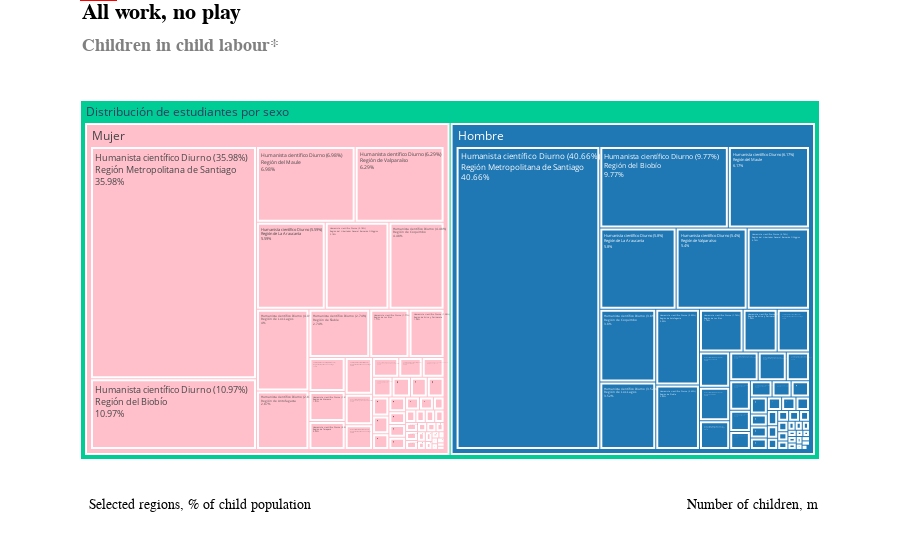

Notebook cell for this chart:
### Code cell
import pandas as pd
import plotly.express as px
import plotly.graph_objects as go

# Cargar los datos
def cargar_datos(file: str) -> pd.DataFrame:
    return pd.read_csv(file)

# Ruta del archivo CSV
file_path = 'C:/Users/BS/Documents/PAES2025_Admissions_Analysis/data/processed/cleaned_admissions_data_2025.csv'
data = cargar_datos(file_path)

data['sexo'] = data['sexo'].map({1: 'Hombre', 2: 'Mujer'})

# Definir el mapa de las ramas educacionales
rama_educacional_mapping = {
    'H1': 'Humanista científico Diurno',
    'H2': 'Humanista científico Nocturno',
    'H3': 'Humanista científico - validación de estudios',
    'H4': 'Humanista científico - Reconocimiento de estudios',
    'T1': 'Técnico profesional comercial',
    'T2': 'Técnico profesional Industrial',
    'T3': 'Técnico profesional Servicios y técnica',
    'T4': 'Técnico profesional agrícola',
    'T5': 'Técnico profesional Marítima'
}
data['rama_educacional'] = data['rama_educacional'].map(rama_educacional_mapping)

# Definir el mapa de las regiones
region_mapping = {
    15: 'Región de Arica y Parinacota',
    1: 'Región de Tarapacá',
    2: 'Región de Antofagasta',
    3: 'Región de Atacama',
    4: 'Región de Coquimbo',
    5: 'Región de Valparaíso',
    13: 'Región Metropolitana de Santiago',
    6: 'Región del Libertador General Bernardo O\'Higgins',
    7: 'Región del Maule',
    16: 'Región de Ñuble',
    8: 'Región del Biobío',
    9: 'Región de La Araucanía',
    14: 'Región de Los Ríos',
    10: 'Región de Los Lagos',
    11: 'Región de Aysén del General Carlos Ibáñez del Campo',
    12: 'Región de Magallanes y de la Antártica Chilena'
}
data['codigo_region'] = data['codigo_region'].map(region_mapping)

# Calcular la distribución
def calcular_distribucion(data: pd.DataFrame) -> pd.DataFrame:
    distribution = data.groupby(['sexo', 'rama_educacional', 'codigo_region']).size().reset_index(name='count')
    total_by_sex = distribution.groupby('sexo')['count'].transform('sum')
    distribution['percentage'] = round((distribution['count'] / total_by_sex) * 100, 2)
    distribution['label_with_percentage'] = (distribution['rama_educacional'] + ' (' 
                                             + distribution['percentage'].astype(str) + '%)<br>' 
                                             + distribution['codigo_region'])
    distribution['general_label'] = 'Distribución de estudiantes por sexo'
    return distribution

distribution = calcular_distribucion(data)

# Crear el treemap
def crear_treemap(distribution: pd.DataFrame) -> None:
    color_map = {
        'Hombre': '#1f77b4',  # Azul para hombres
        'Mujer': 'pink'       # Rosa para mujeres
    }
    fig = px.treemap(distribution, 
                     path=['general_label', 'sexo', 'label_with_percentage'], 
                     values='percentage', 
                     color='sexo', 
                     color_discrete_map=color_map,
                     title='',  # El título se manejará en las anotaciones
                     labels={'percentage': 'Porcentaje'},
                     hover_data={'count': True})
    
    # Ajustar el margen para hacer espacio para el texto superior
    fig.update_layout(
        margin=dict(t=100, b=100),  # Margen superior e inferior
        annotations=[
            # Título principal
            dict(
                x=0, y=1.28,  # Subir el título más arriba
                text="<b>All work, no play</b>",  # Texto del título en negrita
                showarrow=False,
                font=dict(size=22, color="black", family="Econ Sans Cnd"),
                xref="paper", yref="paper",
                xanchor="left", yanchor="top"
            ),
            # Subtítulo
            dict(
                x=0, y=1.18,  # Bajar el subtítulo más abajo
                text="<b>Children in child labour*</b>",  # Texto del subtítulo en negrita
                showarrow=False,
                font=dict(size=18, color="gray", family="Econ Sans Cnd"),
                xref="paper", yref="paper",
                xanchor="left", yanchor="top"
            ),
            # Fuente y anotaciones inferiores
            dict(
                x=0.01, y=-0.15,
                text='Selected regions, % of child population',  # Anotación inferior izquierda
                showarrow=False,
                font=dict(size=14, color="black", family="Econ Sans Cnd"),
                xref="paper", yref="paper",
                xanchor="left", yanchor="bottom"
            ),
            dict(
                x=1, y=-0.15,
                text="Number of children, m",  # Anotación inferior derecha
                showarrow=False,
                font=dict(size=14, color="black", family="Econ Sans Cnd"),
                xref="paper", yref="paper",
                xanchor="right", yanchor="bottom"
            )
        ],
        shapes=[
            # Línea horizontal en la parte superior
            dict(
                type="line",
                x0=0, y0=1.3, x1=1, y1=1.3,  # Subir la línea más arriba
                line=dict(color="red", width=3),
                xref="paper", yref="paper"
            ),
            # Rectángulo en la parte superior izquierda
            dict(
                type="rect",
                x0=0, y0=1.275, x1=0.05, y1=1.3,  # Subir el rectángulo más arriba
                line=dict(color="red", width=0),
                fillcolor="red",
                xref="paper", yref="paper"
            )
        ]
    )
    
    # Ajustar el tamaño mínimo de los rectángulos
    fig.update_traces(marker=dict(line=dict(width=2)),
                      textinfo='label+text+value',
                      textfont_size=12,
                      texttemplate='%{label}<br>%{value}%')
    
    fig.show()

# Crear el gráfico
crear_treemap(distribution)

### Figure 1 — Plotly figure (JSON) as saved in the notebook; plotly's stock layout.template omitted (floating-point values rounded to 4 significant figures; data arrays with more than 128 entries replaced by an {"elided": "..."} marker saying what was removed)
{"data": [{"branchvalues": "total", "customdata": {"elided": "114x2 mixed values"}, "domain": {"x": [0, 1], "y": [0, 1]}, "hovertemplate": "labels=%{label}<br>Porcentaje=%{value}<br>parent=%{parent}<br>id=%{id}<br>count=%{customdata[0]}<br>sexo=%{customdata[1]}<extra></extra>", "ids": ["Distribución de estudiantes por sexo/Mujer/Humanista científico Diurno (0.48%)<br>Región de Aysén del General Carlos Ibáñez del Campo", "Distribución de estudiantes por sexo/Mujer/Humanista científico Diurno (6.98%)<br>Región del Maule", "Distribución de estudiantes por sexo/Hombre/Humanista científico Diurno (9.77%)<br>Región del Biobío", "Distribución de estudiantes por sexo/Mujer/Humanista científico Nocturno (0.02%)<br>Región del Libertador General Bernardo O'Higgins", "Distribución de estudiantes por sexo/Mujer/Humanista científico Nocturno (0.03%)<br>Región de Coquimbo", "Distribución de estudiantes por sexo/Hombre/Humanista científico Nocturno (0.05%)<br>Región de Coquimbo", "Distribución de estudiantes por sexo/Mujer/Humanista científico Nocturno (0.06%)<br>Región de Los Lagos", "Distribución de estudiantes por sexo/Hombre/Humanista científico Nocturno (0.08%)<br>Región del Libertador General Bernardo O'Higgins", "Distribución de estudiantes por sexo/Hombre/Humanista científico Nocturno (0.1%)<br>Región de La Araucanía", "Distribución de estudiantes por sexo/Hombre/Humanista científico Nocturno (0.1%)<br>Región de Los Lagos", "Distribución de estudiantes por sexo/Mujer/Humanista científico Nocturno (0.1%)<br>Región del Biobío", "Distribución de estudiantes por sexo/Hombre/Humanista científico Nocturno (0.12%)<br>Región del Biobío", "Distribución de estudiantes por sexo/Mujer/Humanista científico Diurno (6.29%)<br>Región de Valparaíso", "Distribución de estudiantes por sexo/Mujer/Humanista científico Nocturno (0.63%)<br>Región Metropolitana de Santiago", "Distribución de estudiantes por sexo/Mujer/Técnico profesional Industrial (0.03%)<br>Región de La Araucanía", "Distribución de estudiantes por sexo/Mujer/Técnico profesional Industrial (0.04%)<br>Región de Los Lagos", "Distribución de estudiantes por sexo/Mujer/Técnico profesional Industrial (0.05%)<br>Región de Coquimbo", "Distribución de estudiantes por sexo/Mujer/Técnico profesional Industrial (0.1%)<br>Región de Valparaíso", "Distribución de estudiantes por sexo/Mujer/Técnico profesional Industrial (0.1%)<br>Región del Biobío", "Distribución de estudiantes por sexo/Mujer/Técnico profesional Industrial (0.11%)<br>Región de Antofagasta", "Distribución de estudiantes por sexo/Mujer/Técnico profesional Industrial (0.11%)<br>Región de Atacama", "Distribución de estudiantes por sexo/Mujer/Técnico profesional Industrial (0.17%)<br>Región del Maule", "Distribución de estudiantes por sexo/Hombre/Técnico profesional Industrial (0.18%)<br>Región de La Araucanía", "Distribución de estudiantes por sexo/Hombre/Técnico profesional Industrial (0.18%)<br>Región de Los Lagos", "Distribución de estudiantes por sexo/Hombre/Técnico profesional Industrial (0.19%)<br>Región de Atacama", "Distribución de estudiantes por sexo/Hombre/Humanista científico Nocturno (0.81%)<br>Región Metropolitana de Santiago", "Distribución de estudiantes por sexo/Hombre/Humanista científico Diurno (6.17%)<br>Región del Maule", "Distribución de estudiantes por sexo/Mujer/Humanista científico Nocturno (0.11%)<br>Región de La Araucanía", "Distribución de estudiantes por sexo/Mujer/Humanista científico Diurno (5.59%)<br>Región de La Araucanía", "Distribución de estudiantes por sexo/Hombre/Humanista científico Diurno (5.8%)<br>Región de La Araucanía", "Distribución de estudiantes por sexo/Hombre/Humanista científico Diurno (0.76%)<br>Región de Aysén del General Carlos Ibáñez del Campo", "Distribución de estudiantes por sexo/Mujer/Humanista científico Diurno (0.78%)<br>Región de Magallanes y de la Antártica Chilena", "Distribución de estudiantes por sexo/Hombre/Humanista científico Diurno (0.95%)<br>Región de Atacama", "Distribución de estudiantes por sexo/Mujer/Humanista científico Diurno (0.95%)<br>Región de Tarapacá", "Distribución de estudiantes por sexo/Hombre/Humanista científico Diurno (0.99%)<br>Región de Tarapacá", "Distribución de estudiantes por sexo/Mujer/Humanista científico Diurno (1.01%)<br>Región de Atacama", "Distribución de estudiantes por sexo/Hombre/Humanista científico Diurno (1.36%)<br>Región de Arica y Parinacota", "Distribución de estudiantes por sexo/Mujer/Humanista científico Diurno (1.58%)<br>Región de Arica y Parinacota", "Distribución de estudiantes por sexo/Hombre/Humanista científico Diurno (1.74%)<br>Región de Los Ríos", "Distribución de estudiantes por sexo/Mujer/Humanista científico Diurno (1.77%)<br>Región de Los Ríos", "Distribución de estudiantes por sexo/Mujer/Humanista científico Diurno (10.97%)<br>Región del Biobío", "Distribución de estudiantes por sexo/Hombre/Humanista científico Diurno (2.63%)<br>Región de Ñuble", "Distribución de estudiantes por sexo/Hombre/Humanista científico Diurno (0.75%)<br>Región de Magallanes y de la Antártica Chilena", "Distribución de estudiantes por sexo/Hombre/Humanista científico Diurno (4.74%)<br>Región del Libertador General Bernardo O'Higgins", "Distribución de estudiantes por sexo/Mujer/Humanista científico Diurno (2.87%)<br>Región de Antofagasta", "Distribución de estudiantes por sexo/Hombre/Humanista científico Diurno (3.09%)<br>Región de Antofagasta", "Distribución de estudiantes por sexo/Hombre/Humanista científico Diurno (3.52%)<br>Región de Los Lagos", "Distribución de estudiantes por sexo/Hombre/Humanista científico Diurno (3.8%)<br>Región de Coquimbo", "Distribución de estudiantes por sexo/Mujer/Humanista científico Diurno (35.98%)<br>Región Metropolitana de Santiago", "Distribución de estudiantes por sexo/Mujer/Humanista científico Diurno (4.0%)<br>Región de Los Lagos", "Distribución de estudiantes por sexo/Mujer/Humanista científico Diurno (4.48%)<br>Región de Coquimbo", "Distribución de estudiantes por sexo/Mujer/Humanista científico Diurno (2.74%)<br>Región de Ñuble", "Distribución de estudiantes por sexo/Hombre/Humanista científico Diurno (40.66%)<br>Región Metropolitana de Santiago", "Distribución de estudiantes por sexo/Mujer/Humanista científico Diurno (5.18%)<br>Región del Libertador General Bernardo O'Higgins", "Distribución de estudiantes por sexo/Hombre/Humanista científico Diurno (5.4%)<br>Región de Valparaíso", "Distribución de estudiantes por sexo/Hombre/Técnico profesional comercial (0.04%)<br>Región de Los Lagos", "Distribución de estudiantes por sexo/Mujer/Técnico profesional Servicios y técnica (0.4%)<br>Región del Maule", "Distribución de estudiantes por sexo/Hombre/Técnico profesional comercial (0.05%)<br>Región de Coquimbo", "Distribución de estudiantes por sexo/Hombre/Técnico profesional comercial (0.04%)<br>Región de Ñuble", "Distribución de estudiantes por sexo/Mujer/Técnico profesional comercial (0.03%)<br>Región de Los Ríos", "Distribución de estudiantes por sexo/Mujer/Técnico profesional Servicios y técnica (1.15%)<br>Región Metropolitana de Santiago", "Distribución de estudiantes por sexo/Hombre/Técnico profesional agrícola (0.09%)<br>Región de Los Lagos", "Distribución de estudiantes por sexo/Mujer/Técnico profesional agrícola (0.03%)<br>Región del Maule", "Distribución de estudiantes por sexo/Hombre/Técnico profesional agrícola (0.03%)<br>Región del Maule", "Distribución de estudiantes por sexo/Mujer/Técnico profesional agrícola (0.02%)<br>Región de Los Lagos", "Distribución de estudiantes por sexo/Hombre/Técnico profesional comercial (0.06%)<br>Región de Valparaíso", "Distribución de estudiantes por sexo/Hombre/Técnico profesional comercial (0.03%)<br>Región de Los Ríos", "Distribución de estudiantes por sexo/Mujer/Técnico profesional comercial (0.06%)<br>Región de Ñuble", "Distribución de estudiantes por sexo/Hombre/Técnico profesional comercial (0.17%)<br>Región del Libertador General Bernardo O'Higgins", "Distribución de estudiantes por sexo/Hombre/Técnico profesional comercial (0.11%)<br>Región de La Araucanía", "Distribución de estudiantes por sexo/Mujer/Técnico profesional comercial (0.13%)<br>Región de La Araucanía", "Distribución de estudiantes por sexo/Hombre/Técnico profesional comercial (0.15%)<br>Región de Antofagasta", "Distribución de estudiantes por sexo/Mujer/Técnico profesional comercial (0.17%)<br>Región de Los Lagos", "Distribución de estudiantes por sexo/Hombre/Técnico profesional comercial (0.18%)<br>Región del Maule", "Distribución de estudiantes por sexo/Mujer/Técnico profesional comercial (0.2%)<br>Región de Antofagasta", "Distribución de estudiantes por sexo/Mujer/Técnico profesional comercial (0.27%)<br>Región de Coquimbo", "Distribución de estudiantes por sexo/Hombre/Técnico profesional comercial (0.33%)<br>Región del Biobío", "Distribución de estudiantes por sexo/Mujer/Técnico profesional comercial (0.34%)<br>Región del Libertador General Bernardo O'Higgins", "Distribución de estudiantes por sexo/Mujer/Técnico profesional comercial (0.36%)<br>Región del Maule", "Distribución de estudiantes por sexo/Mujer/Técnico profesional comercial (0.43%)<br>Región del Biobío", "Distribución de estudiantes por sexo/Mujer/Técnico profesional comercial (0.07%)<br>Región de Valparaíso", "Distribución de estudiantes por sexo/Mujer/Técnico profesional Servicios y técnica (0.31%)<br>Región de La Araucanía", "Distribución de estudiantes por sexo/Hombre/Técnico profesional Industrial (0.19%)<br>Región de Coquimbo", "Distribución de estudiantes por sexo/Hombre/Técnico profesional Servicios y técnica (0.28%)<br>Región Metropolitana de Santiago", "Distribución de estudiantes por sexo/Hombre/Técnico profesional comercial (0.62%)<br>Región Metropolitana de Santiago", "Distribución de estudiantes por sexo/Mujer/Técnico profesional Industrial (0.23%)<br>Región del Libertador General Bernardo O'Higgins", "Distribución de estudiantes por sexo/Hombre/Técnico profesional Industrial (0.27%)<br>Región de Valparaíso", "Distribución de estudiantes por sexo/Hombre/Técnico profesional Industrial (0.29%)<br>Región de Antofagasta", "Distribución de estudiantes por sexo/Mujer/Técnico profesional Industrial (0.31%)<br>Región Metropolitana de Santiago", "Distribución de estudiantes por sexo/Hombre/Técnico profesional Industrial (0.35%)<br>Región del Libertador General Bernardo O'Higgins", "Distribución de estudiantes por sexo/Hombre/Técnico profesional Industrial (0.41%)<br>Región del Maule", "Distribución de estudiantes por sexo/Hombre/Técnico profesional Industrial (0.57%)<br>Región del Biobío", "Distribución de estudiantes por sexo/Hombre/Técnico profesional Industrial (1.29%)<br>Región Metropolitana de Santiago", "Distribución de estudiantes por sexo/Hombre/Técnico profesional Servicios y técnica (0.01%)<br>Región del Biobío", "Distribución de estudiantes por sexo/Hombre/Técnico profesional Servicios y técnica (0.02%)<br>Región de Antofagasta", "Distribución de estudiantes por sexo/Hombre/Técnico profesional Servicios y técnica (0.03%)<br>Región de Ñuble", "Distribución de estudiantes por sexo/Hombre/Técnico profesional Servicios y técnica (0.04%)<br>Región de Tarapacá", "Distribución de estudiantes por sexo/Hombre/Técnico profesional Servicios y técnica (0.05%)<br>Región de Los Lagos", "Distribución de estudiantes por sexo/Hombre/Técnico profesional Servicios y técnica (0.06%)<br>Región de Los Ríos", "Distribución de estudiantes por sexo/Hombre/Técnico profesional Servicios y técnica (0.06%)<br>Región del Libertador General Bernardo O'Higgins", "Distribución de estudiantes por sexo/Mujer/Técnico profesional Servicios y técnica (0.07%)<br>Región de Valparaíso", "Distribución de estudiantes por sexo/Mujer/Técnico profesional Servicios y técnica (0.08%)<br>Región de Antofagasta", "Distribución de estudiantes por sexo/Mujer/Técnico profesional Servicios y técnica (0.08%)<br>Región de Los Ríos", "Distribución de estudiantes por sexo/Hombre/Técnico profesional Servicios y técnica (0.11%)<br>Región de La Araucanía", "Distribución de estudiantes por sexo/Hombre/Técnico profesional Servicios y técnica (0.11%)<br>Región del Maule", "Distribución de estudiantes por sexo/Mujer/Técnico profesional Servicios y técnica (0.12%)<br>Región de Ñuble", "Distribución de estudiantes por sexo/Mujer/Técnico profesional Servicios y técnica (0.19%)<br>Región de Tarapacá", "Distribución de estudiantes por sexo/Mujer/Técnico profesional Servicios y técnica (0.2%)<br>Región de Los Lagos", "Distribución de estudiantes por sexo/Mujer/Técnico profesional Servicios y técnica (0.24%)<br>Región del Biobío", "Distribución de estudiantes por sexo/Mujer/Técnico profesional Servicios y técnica (0.29%)<br>Región del Libertador General Bernardo O'Higgins", "Distribución de estudiantes por sexo/Mujer/Técnico profesional comercial (0.94%)<br>Región Metropolitana de Santiago", "Distribución de estudiantes por sexo/Hombre", "Distribución de estudiantes por sexo/Mujer", "Distribución de estudiantes por sexo"], "labels": ["Humanista científico Diurno (0.48%)<br>Región de Aysén del General Carlos Ibáñez del Campo", "Humanista científico Diurno (6.98%)<br>Región del Maule", "Humanista científico Diurno (9.77%)<br>Región del Biobío", "Humanista científico Nocturno (0.02%)<br>Región del Libertador General Bernardo O'Higgins", "Humanista científico Nocturno (0.03%)<br>Región de Coquimbo", "Humanista científico Nocturno (0.05%)<br>Región de Coquimbo", "Humanista científico Nocturno (0.06%)<br>Región de Los Lagos", "Humanista científico Nocturno (0.08%)<br>Región del Libertador General Bernardo O'Higgins", "Humanista científico Nocturno (0.1%)<br>Región de La Araucanía", "Humanista científico Nocturno (0.1%)<br>Región de Los Lagos", "Humanista científico Nocturno (0.1%)<br>Región del Biobío", "Humanista científico Nocturno (0.12%)<br>Región del Biobío", "Humanista científico Diurno (6.29%)<br>Región de Valparaíso", "Humanista científico Nocturno (0.63%)<br>Región Metropolitana de Santiago", "Técnico profesional Industrial (0.03%)<br>Región de La Araucanía", "Técnico profesional Industrial (0.04%)<br>Región de Los Lagos", "Técnico profesional Industrial (0.05%)<br>Región de Coquimbo", "Técnico profesional Industrial (0.1%)<br>Región de Valparaíso", "Técnico profesional Industrial (0.1%)<br>Región del Biobío", "Técnico profesional Industrial (0.11%)<br>Región de Antofagasta", "Técnico profesional Industrial (0.11%)<br>Región de Atacama", "Técnico profesional Industrial (0.17%)<br>Región del Maule", "Técnico profesional Industrial (0.18%)<br>Región de La Araucanía", "Técnico profesional Industrial (0.18%)<br>Región de Los Lagos", "Técnico profesional Industrial (0.19%)<br>Región de Atacama", "Humanista científico Nocturno (0.81%)<br>Región Metropolitana de Santiago", "Humanista científico Diurno (6.17%)<br>Región del Maule", "Humanista científico Nocturno (0.11%)<br>Región de La Araucanía", "Humanista científico Diurno (5.59%)<br>Región de La Araucanía", "Humanista científico Diurno (5.8%)<br>Región de La Araucanía", "Humanista científico Diurno (0.76%)<br>Región de Aysén del General Carlos Ibáñez del Campo", "Humanista científico Diurno (0.78%)<br>Región de Magallanes y de la Antártica Chilena", "Humanista científico Diurno (0.95%)<br>Región de Atacama", "Humanista científico Diurno (0.95%)<br>Región de Tarapacá", "Humanista científico Diurno (0.99%)<br>Región de Tarapacá", "Humanista científico Diurno (1.01%)<br>Región de Atacama", "Humanista científico Diurno (1.36%)<br>Región de Arica y Parinacota", "Humanista científico Diurno (1.58%)<br>Región de Arica y Parinacota", "Humanista científico Diurno (1.74%)<br>Región de Los Ríos", "Humanista científico Diurno (1.77%)<br>Región de Los Ríos", "Humanista científico Diurno (10.97%)<br>Región del Biobío", "Humanista científico Diurno (2.63%)<br>Región de Ñuble", "Humanista científico Diurno (0.75%)<br>Región de Magallanes y de la Antártica Chilena", "Humanista científico Diurno (4.74%)<br>Región del Libertador General Bernardo O'Higgins", "Humanista científico Diurno (2.87%)<br>Región de Antofagasta", "Humanista científico Diurno (3.09%)<br>Región de Antofagasta", "Humanista científico Diurno (3.52%)<br>Región de Los Lagos", "Humanista científico Diurno (3.8%)<br>Región de Coquimbo", "Humanista científico Diurno (35.98%)<br>Región Metropolitana de Santiago", "Humanista científico Diurno (4.0%)<br>Región de Los Lagos", "Humanista científico Diurno (4.48%)<br>Región de Coquimbo", "Humanista científico Diurno (2.74%)<br>Región de Ñuble", "Humanista científico Diurno (40.66%)<br>Región Metropolitana de Santiago", "Humanista científico Diurno (5.18%)<br>Región del Libertador General Bernardo O'Higgins", "Humanista científico Diurno (5.4%)<br>Región de Valparaíso", "Técnico profesional comercial (0.04%)<br>Región de Los Lagos", "Técnico profesional Servicios y técnica (0.4%)<br>Región del Maule", "Técnico profesional comercial (0.05%)<br>Región de Coquimbo", "Técnico profesional comercial (0.04%)<br>Región de Ñuble", "Técnico profesional comercial (0.03%)<br>Región de Los Ríos", "Técnico profesional Servicios y técnica (1.15%)<br>Región Metropolitana de Santiago", "Técnico profesional agrícola (0.09%)<br>Región de Los Lagos", "Técnico profesional agrícola (0.03%)<br>Región del Maule", "Técnico profesional agrícola (0.03%)<br>Región del Maule", "Técnico profesional agrícola (0.02%)<br>Región de Los Lagos", "Técnico profesional comercial (0.06%)<br>Región de Valparaíso", "Técnico profesional comercial (0.03%)<br>Región de Los Ríos", "Técnico profesional comercial (0.06%)<br>Región de Ñuble", "Técnico profesional comercial (0.17%)<br>Región del Libertador General Bernardo O'Higgins", "Técnico profesional comercial (0.11%)<br>Región de La Araucanía", "Técnico profesional comercial (0.13%)<br>Región de La Araucanía", "Técnico profesional comercial (0.15%)<br>Región de Antofagasta", "Técnico profesional comercial (0.17%)<br>Región de Los Lagos", "Técnico profesional comercial (0.18%)<br>Región del Maule", "Técnico profesional comercial (0.2%)<br>Región de Antofagasta", "Técnico profesional comercial (0.27%)<br>Región de Coquimbo", "Técnico profesional comercial (0.33%)<br>Región del Biobío", "Técnico profesional comercial (0.34%)<br>Región del Libertador General Bernardo O'Higgins", "Técnico profesional comercial (0.36%)<br>Región del Maule", "Técnico profesional comercial (0.43%)<br>Región del Biobío", "Técnico profesional comercial (0.07%)<br>Región de Valparaíso", "Técnico profesional Servicios y técnica (0.31%)<br>Región de La Araucanía", "Técnico profesional Industrial (0.19%)<br>Región de Coquimbo", "Técnico profesional Servicios y técnica (0.28%)<br>Región Metropolitana de Santiago", "Técnico profesional comercial (0.62%)<br>Región Metropolitana de Santiago", "Técnico profesional Industrial (0.23%)<br>Región del Libertador General Bernardo O'Higgins", "Técnico profesional Industrial (0.27%)<br>Región de Valparaíso", "Técnico profesional Industrial (0.29%)<br>Región de Antofagasta", "Técnico profesional Industrial (0.31%)<br>Región Metropolitana de Santiago", "Técnico profesional Industrial (0.35%)<br>Región del Libertador General Bernardo O'Higgins", "Técnico profesional Industrial (0.41%)<br>Región del Maule", "Técnico profesional Industrial (0.57%)<br>Región del Biobío", "Técnico profesional Industrial (1.29%)<br>Región Metropolitana de Santiago", "Técnico profesional Servicios y técnica (0.01%)<br>Región del Biobío", "Técnico profesional Servicios y técnica (0.02%)<br>Región de Antofagasta", "Técnico profesional Servicios y técnica (0.03%)<br>Región de Ñuble", "Técnico profesional Servicios y técnica (0.04%)<br>Región de Tarapacá", "Técnico profesional Servicios y técnica (0.05%)<br>Región de Los Lagos", "Técnico profesional Servicios y técnica (0.06%)<br>Región de Los Ríos", "Técnico profesional Servicios y técnica (0.06%)<br>Región del Libertador General Bernardo O'Higgins", "Técnico profesional Servicios y técnica (0.07%)<br>Región de Valparaíso", "Técnico profesional Servicios y técnica (0.08%)<br>Región de Antofagasta", "Técnico profesional Servicios y técnica (0.08%)<br>Región de Los Ríos", "Técnico profesional Servicios y técnica (0.11%)<br>Región de La Araucanía", "Técnico profesional Servicios y técnica (0.11%)<br>Región del Maule", "Técnico profesional Servicios y técnica (0.12%)<br>Región de Ñuble", "Técnico profesional Servicios y técnica (0.19%)<br>Región de Tarapacá", "Técnico profesional Servicios y técnica (0.2%)<br>Región de Los Lagos", "Técnico profesional Servicios y técnica (0.24%)<br>Región del Biobío", "Técnico profesional Servicios y técnica (0.29%)<br>Región del Libertador General Bernardo O'Higgins", "Técnico profesional comercial (0.94%)<br>Región Metropolitana de Santiago", "Hombre", "Mujer", "Distribución de estudiantes por sexo"], "marker": {"colors": ["pink", "pink", "#1f77b4", "pink", "pink", "#1f77b4", "pink", "#1f77b4", "#1f77b4", "#1f77b4", "pink", "#1f77b4", "pink", "pink", "pink", "pink", "pink", "pink", "pink", "pink", "pink", "pink", "#1f77b4", "#1f77b4", "#1f77b4", "#1f77b4", "#1f77b4", "pink", "pink", "#1f77b4", "#1f77b4", "pink", "#1f77b4", "pink", "#1f77b4", "pink", "#1f77b4", "pink", "#1f77b4", "pink", "pink", "#1f77b4", "#1f77b4", "#1f77b4", "pink", "#1f77b4", "#1f77b4", "#1f77b4", "pink", "pink", "pink", "pink", "#1f77b4", "pink", "#1f77b4", "#1f77b4", "pink", "#1f77b4", "#1f77b4", "pink", "pink", "#1f77b4", "pink", "#1f77b4", "pink", "#1f77b4", "#1f77b4", "pink", "#1f77b4", "#1f77b4", "pink", "#1f77b4", "pink", "#1f77b4", "pink", "pink", "#1f77b4", "pink", "pink", "pink", "pink", "pink", "#1f77b4", "#1f77b4", "#1f77b4", "pink", "#1f77b4", "#1f77b4", "pink", "#1f77b4", "#1f77b4", "#1f77b4", "#1f77b4", "#1f77b4", "#1f77b4", "#1f77b4", "#1f77b4", "#1f77b4", "#1f77b4", "#1f77b4", "pink", "pink", "pink", "#1f77b4", "#1f77b4", "pink", "pink", "pink", "pink", "pink", "pink", "#1f77b4", "pink", "#00cc96"], "line": {"width": 2}}, "name": "", "parents": ["Distribución de estudiantes por sexo/Mujer", "Distribución de estudiantes por sexo/Mujer", "Distribución de estudiantes por sexo/Hombre", "Distribución de estudiantes por sexo/Mujer", "Distribución de estudiantes por sexo/Mujer", "Distribución de estudiantes por sexo/Hombre", "Distribución de estudiantes por sexo/Mujer", "Distribución de estudiantes por sexo/Hombre", "Distribución de estudiantes por sexo/Hombre", "Distribución de estudiantes por sexo/Hombre", "Distribución de estudiantes por sexo/Mujer", "Distribución de estudiantes por sexo/Hombre", "Distribución de estudiantes por sexo/Mujer", "Distribución de estudiantes por sexo/Mujer", "Distribución de estudiantes por sexo/Mujer", "Distribución de estudiantes por sexo/Mujer", "Distribución de estudiantes por sexo/Mujer", "Distribución de estudiantes por sexo/Mujer", "Distribución de estudiantes por sexo/Mujer", "Distribución de estudiantes por sexo/Mujer", "Distribución de estudiantes por sexo/Mujer", "Distribución de estudiantes por sexo/Mujer", "Distribución de estudiantes por sexo/Hombre", "Distribución de estudiantes por sexo/Hombre", "Distribución de estudiantes por sexo/Hombre", "Distribución de estudiantes por sexo/Hombre", "Distribución de estudiantes por sexo/Hombre", "Distribución de estudiantes por sexo/Mujer", "Distribución de estudiantes por sexo/Mujer", "Distribución de estudiantes por sexo/Hombre", "Distribución de estudiantes por sexo/Hombre", "Distribución de estudiantes por sexo/Mujer", "Distribución de estudiantes por sexo/Hombre", "Distribución de estudiantes por sexo/Mujer", "Distribución de estudiantes por sexo/Hombre", "Distribución de estudiantes por sexo/Mujer", "Distribución de estudiantes por sexo/Hombre", "Distribución de estudiantes por sexo/Mujer", "Distribución de estudiantes por sexo/Hombre", "Distribución de estudiantes por sexo/Mujer", "Distribución de estudiantes por sexo/Mujer", "Distribución de estudiantes por sexo/Hombre", "Distribución de estudiantes por sexo/Hombre", "Distribución de estudiantes por sexo/Hombre", "Distribución de estudiantes por sexo/Mujer", "Distribución de estudiantes por sexo/Hombre", "Distribución de estudiantes por sexo/Hombre", "Distribución de estudiantes por sexo/Hombre", "Distribución de estudiantes por sexo/Mujer", "Distribución de estudiantes por sexo/Mujer", "Distribución de estudiantes por sexo/Mujer", "Distribución de estudiantes por sexo/Mujer", "Distribución de estudiantes por sexo/Hombre", "Distribución de estudiantes por sexo/Mujer", "Distribución de estudiantes por sexo/Hombre", "Distribución de estudiantes por sexo/Hombre", "Distribución de estudiantes por sexo/Mujer", "Distribución de estudiantes por sexo/Hombre", "Distribución de estudiantes por sexo/Hombre", "Distribución de estudiantes por sexo/Mujer", "Distribución de estudiantes por sexo/Mujer", "Distribución de estudiantes por sexo/Hombre", "Distribución de estudiantes por sexo/Mujer", "Distribución de estudiantes por sexo/Hombre", "Distribución de estudiantes por sexo/Mujer", "Distribución de estudiantes por sexo/Hombre", "Distribución de estudiantes por sexo/Hombre", "Distribución de estudiantes por sexo/Mujer", "Distribución de estudiantes por sexo/Hombre", "Distribución de estudiantes por sexo/Hombre", "Distribución de estudiantes por sexo/Mujer", "Distribución de estudiantes por sexo/Hombre", "Distribución de estudiantes por sexo/Mujer", "Distribución de estudiantes por sexo/Hombre", "Distribución de estudiantes por sexo/Mujer", "Distribución de estudiantes por sexo/Mujer", "Distribución de estudiantes por sexo/Hombre", "Distribución de estudiantes por sexo/Mujer", "Distribución de estudiantes por sexo/Mujer", "Distribución de estudiantes por sexo/Mujer", "Distribución de estudiantes por sexo/Mujer", "Distribución de estudiantes por sexo/Mujer", "Distribución de estudiantes por sexo/Hombre", "Distribución de estudiantes por sexo/Hombre", "Distribución de estudiantes por sexo/Hombre", "Distribución de estudiantes por sexo/Mujer", "Distribución de estudiantes por sexo/Hombre", "Distribución de estudiantes por sexo/Hombre", "Distribución de estudiantes por sexo/Mujer", "Distribución de estudiantes por sexo/Hombre", "Distribución de estudiantes por sexo/Hombre", "Distribución de estudiantes por sexo/Hombre", "Distribución de estudiantes por sexo/Hombre", "Distribución de estudiantes por sexo/Hombre", "Distribución de estudiantes por sexo/Hombre", "Distribución de estudiantes por sexo/Hombre", "Distribución de estudiantes por sexo/Hombre", "Distribución de estudiantes por sexo/Hombre", "Distribución de estudiantes por sexo/Hombre", "Distribución de estudiantes por sexo/Hombre", "Distribución de estudiantes por sexo/Mujer", "Distribución de estudiantes por sexo/Mujer", "Distribución de estudiantes por sexo/Mujer", "Distribución de estudiantes por sexo/Hombre", "Distribución de estudiantes por sexo/Hombre", "Distribución de estudiantes por sexo/Mujer", "Distribución de estudiantes por sexo/Mujer", "Distribución de estudiantes por sexo/Mujer", "Distribución de estudiantes por sexo/Mujer", "Distribución de estudiantes por sexo/Mujer", "Distribución de estudiantes por sexo/Mujer", "Distribución de estudiantes por sexo", "Distribución de estudiantes por sexo", ""], "textfont": {"size": 12}, "textinfo": "label+text+value", "texttemplate": "%{label}<br>%{value}%", "type": "treemap", "values": [0.48, 6.98, 9.77, 0.02, 0.03, 0.05, 0.06, 0.08, 0.1, 0.1, 0.1, 0.12, 6.29, 0.63, 0.03, 0.04, 0.05, 0.1, 0.1, 0.11, 0.11, 0.17, 0.18, 0.18, 0.19, 0.81, 6.17, 0.11, 5.59, 5.8, 0.76, 0.78, 0.95, 0.95, 0.99, 1.01, 1.36, 1.58, 1.74, 1.77, 10.97, 2.63, 0.75, 4.74, 2.87, 3.09, 3.52, 3.8, 35.98, 4, 4.48, 2.74, 40.66, 5.18, 5.4, 0.04, 0.4, 0.05, 0.04, 0.03, 1.15, 0.09, 0.03, 0.03, 0.02, 0.06, 0.03, 0.06, 0.17, 0.11, 0.13, 0.15, 0.17, 0.18, 0.2, 0.27, 0.33, 0.34, 0.36, 0.43, 0.07, 0.31, 0.19, 0.28, 0.62, 0.23, 0.27, 0.29, 0.31, 0.35, 0.41, 0.57, 1.29, 0.01, 0.02, 0.03, 0.04, 0.05, 0.06, 0.06, 0.07, 0.08, 0.08, 0.11, 0.11, 0.12, 0.19, 0.2, 0.24, 0.29, 0.94, 99.98, 100.0, 200.0]}], "layout": {"annotations": [{"font": {"color": "black", "family": "Econ Sans Cnd", "size": 22}, "showarrow": false, "text": "<b>All work, no play</b>", "x": 0, "xanchor": "left", "xref": "paper", "y": 1.28, "yanchor": "top", "yref": "paper"}, {"font": {"color": "gray", "family": "Econ Sans Cnd", "size": 18}, "showarrow": false, "text": "<b>Children in child labour*</b>", "x": 0, "xanchor": "left", "xref": "paper", "y": 1.18, "yanchor": "top", "yref": "paper"}, {"font": {"color": "black", "family": "Econ Sans Cnd", "size": 14}, "showarrow": false, "text": "Selected regions, % of child population", "x": 0.01, "xanchor": "left", "xref": "paper", "y": -0.15, "yanchor": "bottom", "yref": "paper"}, {"font": {"color": "black", "family": "Econ Sans Cnd", "size": 14}, "showarrow": false, "text": "Number of children, m", "x": 1, "xanchor": "right", "xref": "paper", "y": -0.15, "yanchor": "bottom", "yref": "paper"}], "legend": {"tracegroupgap": 0}, "margin": {"b": 100, "t": 100}, "shapes": [{"line": {"color": "red", "width": 3}, "type": "line", "x0": 0, "x1": 1, "xref": "paper", "y0": 1.3, "y1": 1.3, "yref": "paper"}, {"fillcolor": "red", "line": {"color": "red", "width": 0}, "type": "rect", "x0": 0, "x1": 0.05, "xref": "paper", "y0": 1.275, "y1": 1.3, "yref": "paper"}]}}
